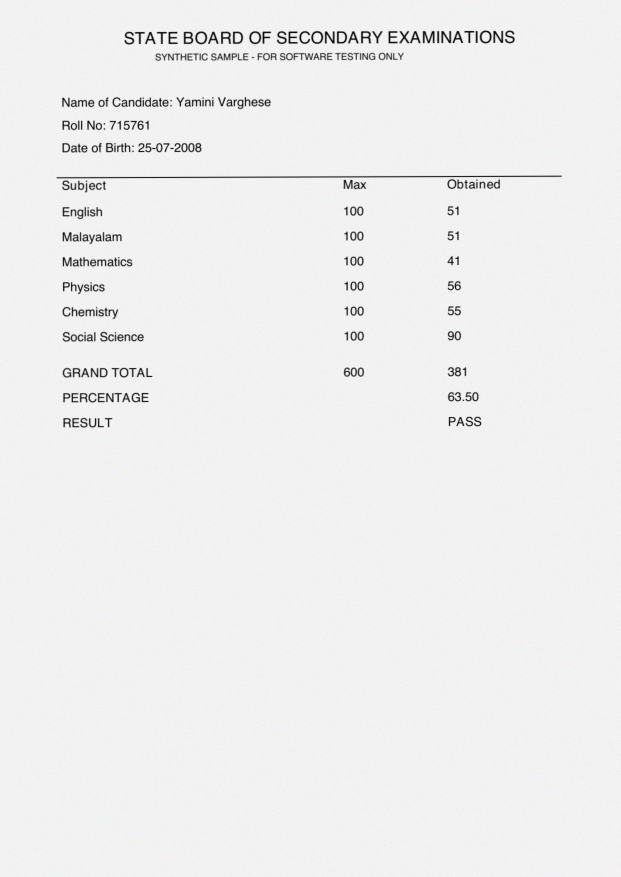
#> input picture data/forged/copy_move/S001__scan_copy_move.jpg, 1241 x 1754 px (shown at 1/2 size)
$ python -i classical.py   (imports and definitions only)
#> lines starting #> are read from the running program, lines starting #| are printed output that depends on the picture
#> further down, picture is the input picture: PIL image 1241x1754 RGB; mean R, G, B 238.6, 238.6, 238.6
"""Classical forensics baseline: Error Level Analysis + noise-residual inconsistency.

Cheap, explainable and always available, but weak against modern AI edits. Its job is (a) to give
the officer a heat map and (b) to be the baseline every ML detector must beat.
"""
from __future__ import annotations

import io
from pathlib import Path

import cv2
import numpy as np
from PIL import Image

from .base import Detector, DetectorResult


def ela_map(img: Image.Image, quality: int = 90) -> np.ndarray:
#> called with quality = 90
    rgb = img.convert("RGB")
    buf = io.BytesIO()
    rgb.save(buf, "JPEG", quality=quality)
    buf.seek(0)
    re_ = Image.open(buf).convert("RGB")
    d = np.abs(np.asarray(rgb, np.int16) - np.asarray(re_, np.int16)).max(axis=2).astype(np.float32)
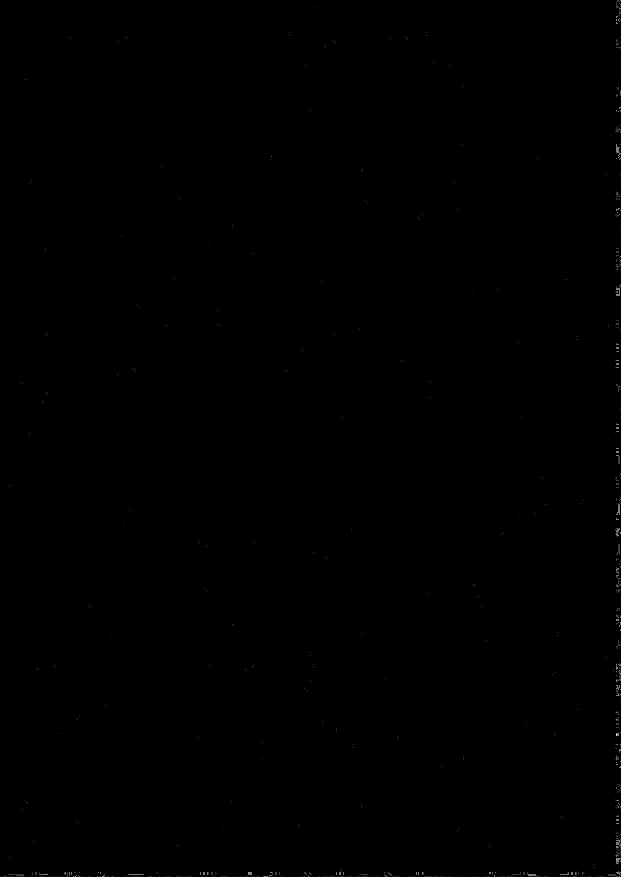
#> d: shape (1754, 1241) float32 (shown at 1/2 size); min 0, max 4, mean 0.00367; drawn with min black and max white
    return cv2.GaussianBlur(d, (0, 0), 1.5)


def residual_map(gray: np.ndarray) -> np.ndarray:
    g8 = gray.astype(np.uint8)
    return np.abs(g8.astype(np.float32) - cv2.medianBlur(g8, 3).astype(np.float32))


# [17 lines left out: functions _blocks, robust_z, not called in this run]


class ClassicalDetector(Detector):
    name = "classical"

    def __init__(self, block: int = 32):
        self.block = block

    # [27 lines left out: function score, not called in this run]

>>> from PIL import Image
>>> picture = Image.open('../../data/forged/copy_move/S001__scan_copy_move.jpg')
>>> result = ela_map(picture)

$ run again, on data/forged/copy_move/S002__phone_copy_move.jpg
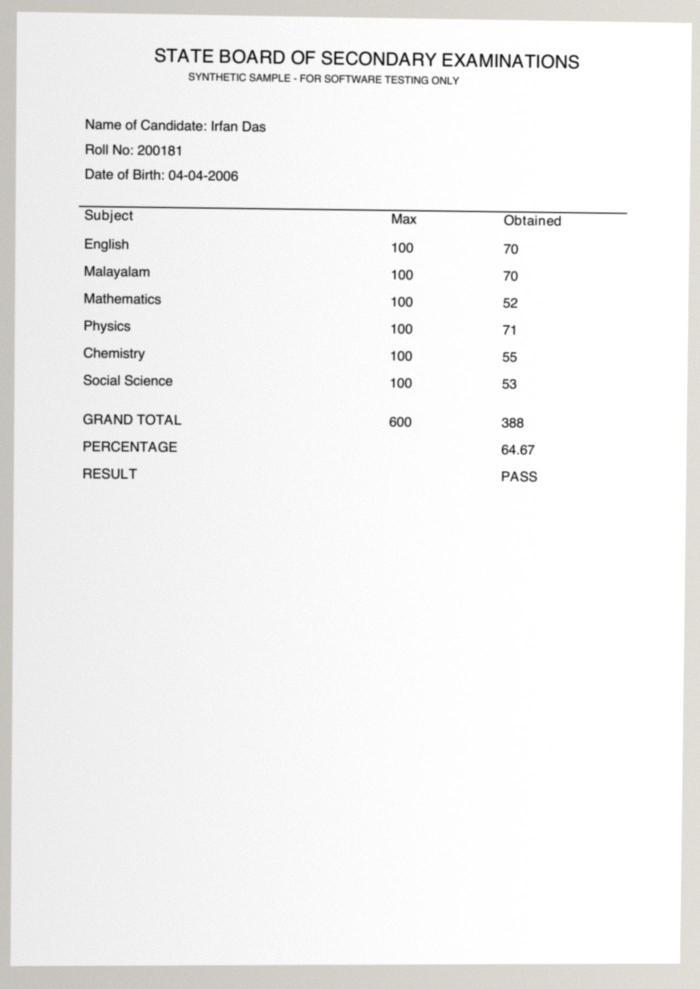
#> input picture data/forged/copy_move/S002__phone_copy_move.jpg, 1400 x 1978 px (shown at 1/2 size)
#> picture is the input picture: PIL image 1400x1978 RGB; mean R, G, B 242.4, 242.2, 241.7
#> in ela_map, `d = np.abs(np.asarray(rgb, np.int16) - np.asarray(re_, np.int16)).max(..`:
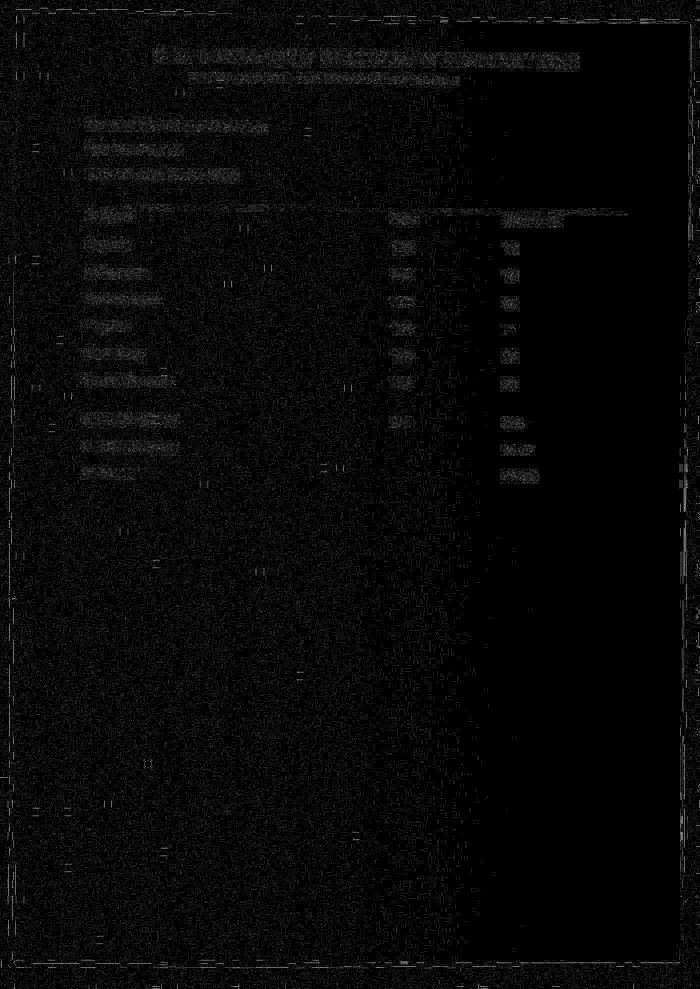
#> d: shape (1978, 1400) float32 (shown at 1/2 size); min 0, max 5, mean 0.138; drawn with min black and max white
#> in ela_map, `return cv2.GaussianBlur(d, (0, 0), 1.5)`:
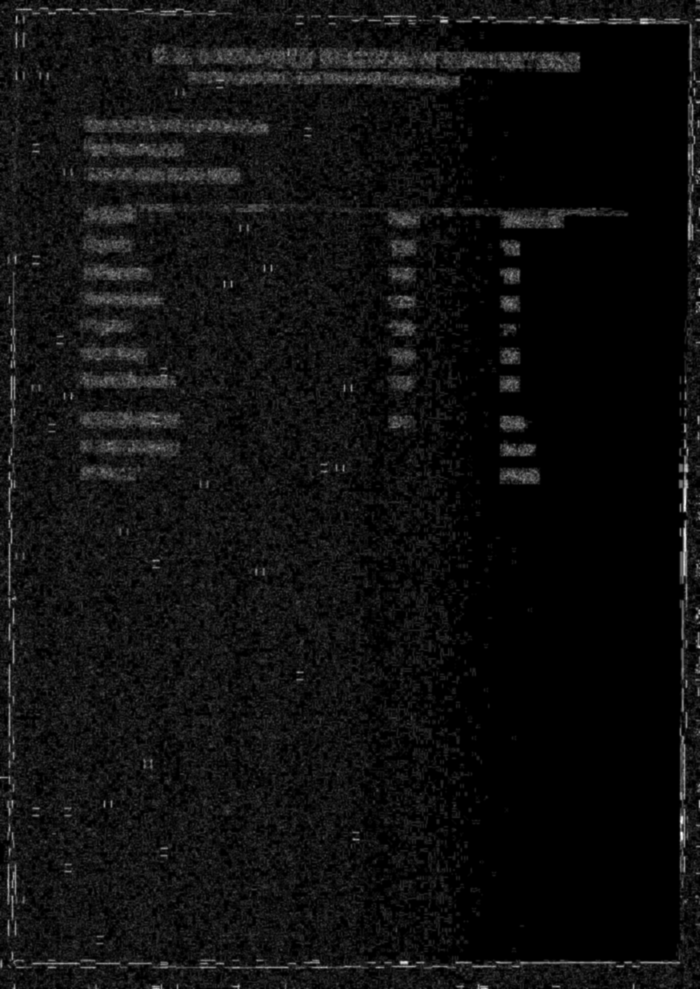
#> returned value: shape (1978, 1400) float32 (shown at 1/2 size); min 0, max 2.21, mean 0.138; drawn with min black and max white
